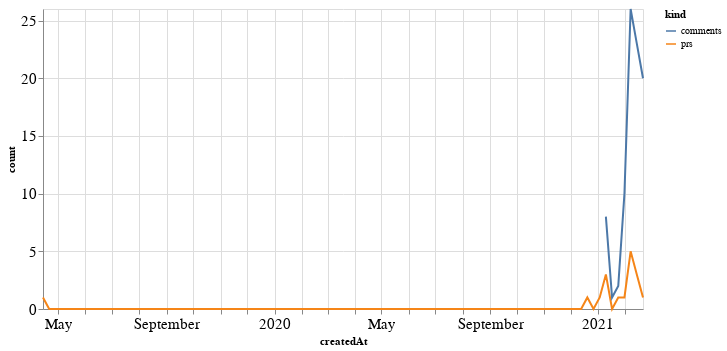

The code cell stored with this chart in its notebook:
### Code cell
alt.Chart(total_time, width=600).mark_line().encode(
    x='createdAt',
    y='count',
    color='kind'
)

### Figure 1 — Vega-Lite specification as saved in the notebook (floating-point values rounded to 4 significant figures; data arrays with more than 128 entries replaced by an {"elided": "..."} marker saying what was removed)
{"config": {"axisLeft": {"labelFontSize": 15}, "axisBottom": {"labelFontSize": 15}}, "data": {"name": "data-7cf6abcc9a27dcb3406a92543a67d406"}, "mark": "line", "encoding": {"color": {"type": "nominal", "field": "kind"}, "x": {"type": "temporal", "field": "createdAt"}, "y": {"type": "quantitative", "field": "count"}}, "width": 600, "$schema": "https://vega.github.io/schema/vega-lite/v4.8.1.json", "datasets": {"data-7cf6abcc9a27dcb3406a92543a67d406": {"elided": "196 records"}}}
